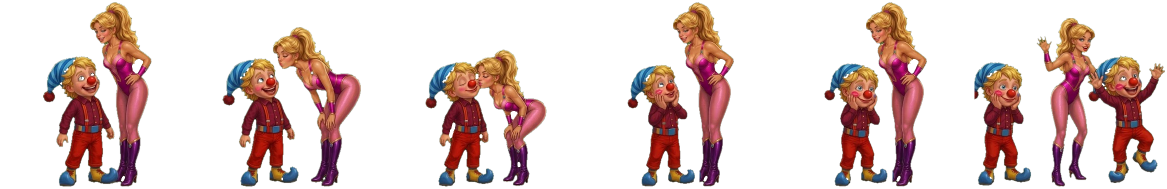
#> input picture art/source/incoming/stage6-kiss-sheet-gemini-01.png, 2334 x 377 px (shown at 1/2 size)
$ python build_stage6_kiss.py
#> lines starting #> are read from the running program, lines starting #| are printed output that depends on the picture; after the words box and inside, x2 and y2 are one past the last pixel; in counts of white or black regions, pixels touching at a corner belong together
#!/usr/bin/env python3
"""Build the Event 6 goal atlas from the Gemini kiss sheet
(art/source/incoming/stage6-kiss-sheet-gemini-01.png, six frames on black):
0 side by side, 1 she leans in, 2 the peck on the cheek, 3 he blushes with
the kiss mark, 4 the same with his hands on his cheeks, 5 both wave.

Every cell is as wide as the widest pair and Charlie's centre (his red
trousers) sits on the cell's middle, his and her feet on the baseline, so
the game draws the cell centred on Charlie's record.  Written to
assets/stage6-kiss-6-v3.png (+ .json); she stands kPartnerRows tall.
"""
import json, os, sys
import numpy as np
from PIL import Image
from scipy import ndimage

ROOT = os.path.dirname(os.path.dirname(os.path.abspath(__file__)))
SRC = os.path.join(ROOT, "art", "source", "incoming", "stage6-kiss-sheet-gemini-01.png")
OUT = os.path.join(ROOT, "assets", "stage6-kiss-6-v3.png")
CELLS = [(86, 303), (445, 722), (851, 1093), (1255, 1468), (1649, 1854), (2073, 2330)]  # the lone Charlie at 1949-2062 is left out
PAD = 8

rgb = np.asarray(Image.open(SRC).convert("RGB")).astype(np.float32)
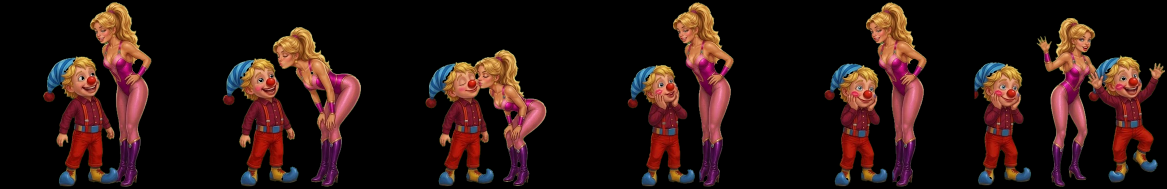
#> rgb: shape (377, 2334, 3) float32 (shown at 1/2 size); mean R, G, B 38.1, 20, 17.4
bright = rgb.max(axis=2)
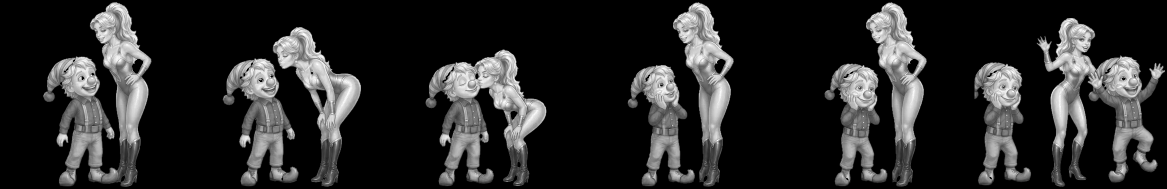
#> bright: shape (377, 2334) float32 (shown at 1/2 size); min 0, max 255, mean 40
solid = bright > 45
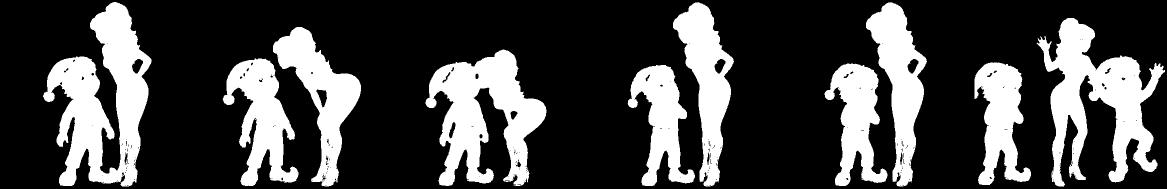
#> solid: shape (377, 2334) bool (shown at 1/2 size); 26.8% white; 10 white regions, largest, box (x1, y1, x2, y2) and area: (86, 4, 303, 373) 39939, (2073, 36, 2330, 373) 35998, (851, 99, 1093, 372) 33427
solid = ndimage.binary_dilation(solid, iterations=2)
#> solid: shape (377, 2334) bool; 29.8% white; 10 white regions, largest, box (x1, y1, x2, y2) and area: (84, 2, 305, 375) 44256, (2071, 34, 2332, 375) 40567, (849, 97, 1095, 374) 37128
solid = ndimage.binary_fill_holes(solid)
#> solid: shape (377, 2334) bool; 29.9% white; 10 white regions, largest, box (x1, y1, x2, y2) and area: (84, 2, 305, 375) 44544, (2071, 34, 2332, 375) 40578, (849, 97, 1095, 374) 37338
solid = ndimage.binary_erosion(solid, iterations=1)
#> solid: shape (377, 2334) bool; 28.6% white; 10 white regions, largest, box (x1, y1, x2, y2) and area: (85, 3, 304, 374) 42651, (2072, 35, 2331, 374) 38440, (850, 98, 1094, 373) 35784
alpha = np.where(solid, np.clip((bright - 8.0) / 30.0, 0.0, 1.0), 0.0)
alpha = np.where(solid & (bright >= 38), 1.0, alpha)
rgba = np.dstack([rgb, alpha * 255.0]).astype(np.uint8)
sheet = Image.fromarray(rgba, "RGBA")

frames = []
for x0, x1 in CELLS:
    cell = sheet.crop((x0 - 4, 0, x1 + 5, sheet.height))
    bb = cell.getbbox()
    cell = cell.crop(bb)
    a = np.asarray(cell).astype(int)
    red = (a[..., 3] > 128) & (a[..., 0] > 150) & (a[..., 1] < 90) & (a[..., 2] < 90)
    red[: int(cell.height * 0.35)] = False
    xs = np.where(red.any(axis=0))[0]
    centre = (xs.min() + xs.max()) / 2.0
    frames.append((cell, centre))
#> this loop made 6 passes
#> (bb, centre) on passes 1 to 6: ((4, 4, 221, 373), 104.5), ((4, 54, 281, 373), 138), ((4, 99, 246, 373), 120.5), ((4, 4, 217, 373), 103), ((3, 4, 209, 373), 101), ((4, 36, 261, 373), 136)
#> pass 1, `cell = sheet.crop((x0 - 4, 0, x1 + 5, sheet.height))`:
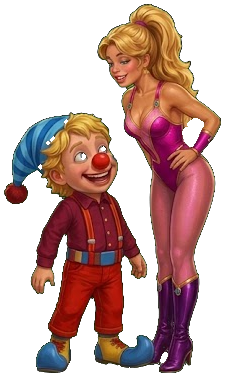
#> cell: PIL image 226x377 RGBA; mean R, G, B, A 66.7, 34.7, 30.4, 121.7; transparent parts drawn white
#> pass 1, `red = (a[..., 3] > 128) & (a[..., 0] > 150) & (a[..., 1] < 90) & (a[....`:
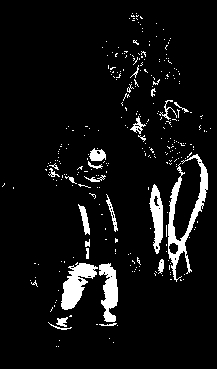
#> red: shape (369, 217) bool; 6.6% white; 299 white regions (274 under 20 px), largest, box (x1, y1, x2, y2) and area: (168, 154, 208, 282) 1306, (61, 262, 98, 310) 896, (99, 263, 118, 322) 694
#> after the loop:
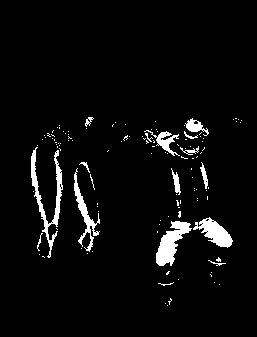
#> red: shape (337, 257) bool; 4.4% white; 122 white regions (107 under 20 px), largest, box (x1, y1, x2, y2) and area: (31, 147, 63, 258) 813, (156, 221, 192, 266) 765, (193, 217, 233, 248) 582
#> after the loop, frames = 6 items

reach = max(max(c, f.width - c) for f, c in frames)
#> reach = 139
cw = int(np.ceil(2 * reach)) + 2 * PAD
#> cw = 294
ch = max(f.height for f, _ in frames) + 2 * PAD
#> ch = 385
atlas = Image.new("RGBA", (cw * len(frames), ch), (0, 0, 0, 0))
#> atlas: PIL image 1764x385 RGBA; every value is 0
meta = {"source": os.path.basename(SRC), "cell": [cw, ch], "columns": len(frames), "rows": 1,
        "baseline": PAD, "anchor": "charlie centre on the cell middle", "frames": []}
for i, (f, c) in enumerate(frames):
    x = i * cw + int(round(cw / 2.0 - c))
    y = ch - PAD - f.height
    atlas.paste(f, (x, y), f)
    meta["frames"].append({"index": i, "size": [f.width, f.height], "charlie_x": int(round(c)),
                           "feet": [i * cw + cw // 2, ch - PAD]})
#> this loop made 6 passes
#> (c, x, y) on passes 1 to 6: (104.5, 42, 8), (138, 303, 58), (120.5, 614, 103), (103, 926, 8), (101, 1222, 8), (136, 1481, 40)
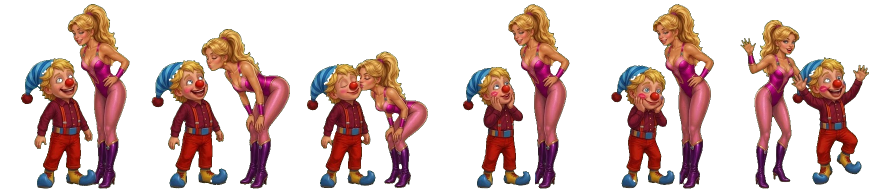
#> atlas: PIL image 1764x385 RGBA (shown at 1/2 size); mean R, G, B, A 46.3, 24.3, 21.1, 83.8; transparent parts drawn white
atlas.save(OUT)
json.dump(meta, open(os.path.splitext(OUT)[0] + ".json", "w"), indent=1)
print("wrote", OUT, atlas.size)
#| wrote assets/stage6-kiss-6-v3.png (1764, 385)
